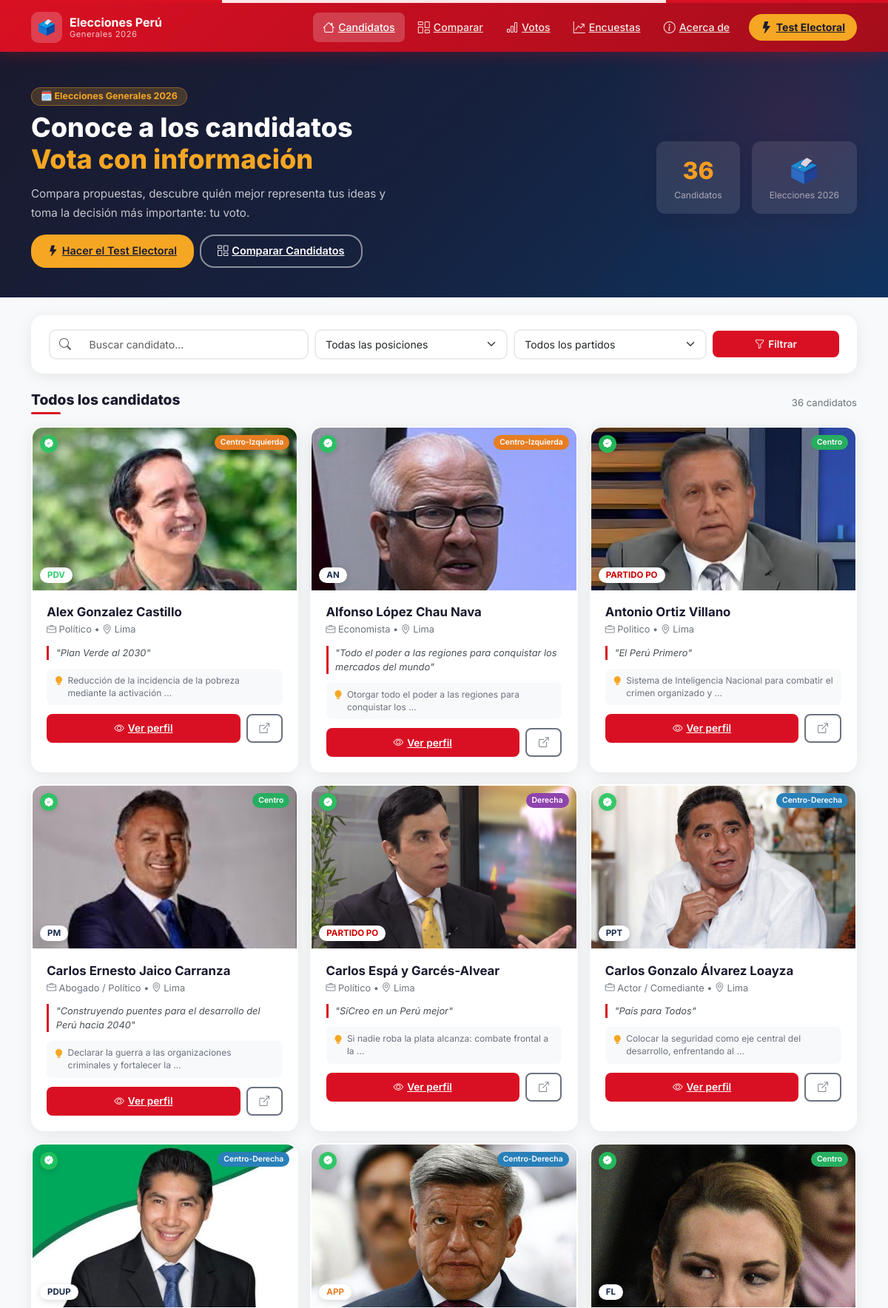
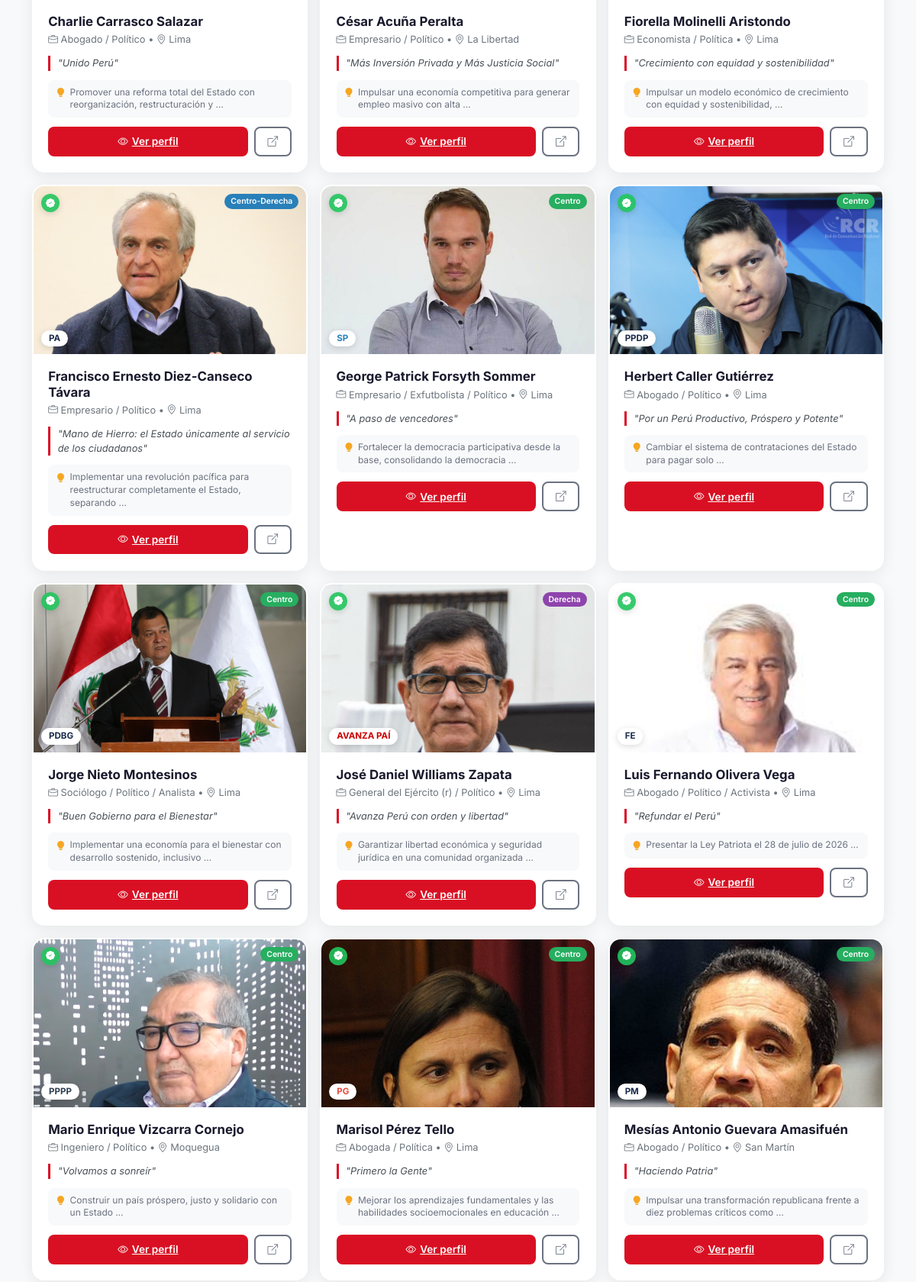
The page / (upper part) on the database its author committed (2 pictures, top to bottom).
### candidatos/models.py (models this page shows, shortened)
class Candidato(models.Model):
    POSICION_CHOICES = [
        ('izquierda', 'Izquierda'),
        ('centro_izquierda', 'Centro-Izquierda'),
        ('centro', 'Centro'),
        ('centro_derecha', 'Centro-Derecha'),
        ('derecha', 'Derecha'),
    ]
    nombre = models.CharField(max_length=200)
    slug = models.SlugField(max_length=200, unique=True, blank=True)
    partido = models.ForeignKey(Partido, on_delete=models.CASCADE, related_name='candidatos')
    foto = models.ImageField(upload_to='candidatos/', blank=True, null=True)
    foto_url = models.URLField(blank=True, help_text='URL de foto si no hay archivo subido')
    edad = models.IntegerField()
    region = models.CharField(max_length=100)
    profesion = models.CharField(max_length=200)
    posicion_politica = models.CharField(max_length=20, choices=POSICION_CHOICES, default='centro')
    posicion_politica_detalle = models.CharField(max_length=200, blank=True, help_text='Descripción detallada de la posición política')
    biografia = models.TextField()
    experiencia = models.TextField()
    antecedentes = models.TextField(blank=True, default='', help_text='Antecedentes legales o judiciales conocidos')
    lema = models.CharField(max_length=300, blank=True)
    es_destacado = models.BooleanField(default=False)
    link_plan_gobierno = models.URLField(blank=True, help_text='Link al PDF del plan de gobierno en JNE')
    resumen_propuestas = models.TextField(blank=True, help_text='Resumen general de las propuestas')
    propuestas_destacadas = models.JSONField(default=list, blank=True, help_text='Lista de propuestas destacadas')
    posicionamiento_issues = models.JSONField(default=dict, blank=True, help_text='Posición en temas clave como Asamblea Constituyente, Privatización, etc.')
    score_economia = models.IntegerField(default=5, help_text='1=Estado, 10=Libre mercado')
    score_seguridad = models.IntegerField(default=5, help_text='1=Derechos, 10=Mano dura')
    score_medio_ambiente = models.IntegerField(default=5, help_text='1=Conservador, 10=Progresista')
    score_educacion = models.IntegerField(default=5, help_text='1=Pública, 10=Privada')
    score_salud = models.IntegerField(default=5, help_text='1=Universal, 10=Privada')
    score_corrupcion = models.IntegerField(default=5, help_text='1=Investigado/StatusQuo, 10=AnticorrupcionRadical')
    score_descentralizacion = models.IntegerField(default=5, help_text='1=Centralista, 10=Federalista/Regionalista')
    ultima_actualizacion = models.DateField(auto_now=True)
    fuente_datos = models.CharField(max_length=200, default='Plan de Gobierno JNE 2026')
    verificado = models.BooleanField(default=False)
    orden = models.IntegerField(default=0)
    class Meta:
        verbose_name = 'Candidato'
        verbose_name_plural = 'Candidatos'
        ordering = ['orden', 'nombre']
    def get_foto(self):
        if self.foto:
            return self.foto.url
        if self.foto_url:
            return self.foto_url
        return None
    def posicion_label(self):
        return dict(self.POSICION_CHOICES).get(self.posicion_politica, '')
    def posicion_color(self):
        colors = {
            'izquierda': '#e74c3c',
            'centro_izquierda': '#e67e22',
            'centro': '#27ae60',
            'centro_derecha': '#2980b9',
            'derecha': '#8e44ad',
        }
        return colors.get(self.posicion_politica, '#95a5a6')

class Partido(models.Model):
    nombre = models.CharField(max_length=200)
    siglas = models.CharField(max_length=20)
    color_primario = models.CharField(max_length=7, default='#CC0000')
    color_secundario = models.CharField(max_length=7, default='#FFFFFF')
    logo = models.ImageField(upload_to='partidos/', blank=True, null=True)
    ideologia = models.CharField(max_length=100, blank=True)
    class Meta:
        verbose_name = 'Partido'
        verbose_name_plural = 'Partidos'
        ordering = ['nombre']

### candidatos/views.py (the view)
# urls.py: path('', views.home, name='home'),
def home(request):
    candidatos = Candidato.objects.select_related('partido').all()
    partidos = Partido.objects.all()
    total_candidatos = candidatos.count()
    posicion = request.GET.get('posicion', '')
    partido_id = request.GET.get('partido', '')
    busqueda = request.GET.get('q', '')
    if posicion:
        candidatos = candidatos.filter(posicion_politica=posicion)
    if partido_id:
        candidatos = candidatos.filter(partido_id=partido_id)
    if busqueda:
        candidatos = candidatos.filter(nombre__icontains=busqueda)
    context = {
        'candidatos': candidatos,
        'partidos': partidos,
        'total_candidatos': total_candidatos,
        'posicion_choices': Candidato.POSICION_CHOICES,
        'filtro_posicion': posicion,
        'filtro_partido': partido_id,
        'busqueda': busqueda,
    }
    return render(request, 'candidatos/home.html', context)

### candidatos/templates/candidatos/home.html (shortened to what this page needs)
{% extends 'candidatos/base.html' %}
{% load static %}
{% block content %}
<section class="hero-section">
    <div class="container">
        <div class="row align-items-center">
            <div class="col-lg-8">
                <div class="d-flex align-items-center gap-2 mb-2">
                    <span
                        style="background:rgba(245,166,35,0.2);color:var(--gold);border:1px solid rgba(245,166,35,0.4);border-radius:20px;padding:2px 12px;font-size:0.78rem;font-weight:700">
                        🗓️ Elecciones Generales 2026
                    </span>
                </div>
                <h1 style="font-size:clamp(1.6rem,3vw,2.5rem);font-weight:800;line-height:1.2;margin-bottom:0.75rem">
                    Conoce a los candidatos<br>
                    <span style="color:var(--gold)">Vota con información</span>
                </h1>
                <p style="color:rgba(255,255,255,0.75);font-size:0.95rem;max-width:480px;line-height:1.7">
                    Compara propuestas, descubre quién mejor representa tus ideas y toma la decisión más importante: tu
                    voto.
                </p>
                <div class="d-flex flex-wrap gap-2 mt-3">
                    <a href="{% url 'candidatos:quiz' %}" class="btn-peru"
                        style="border-radius:20px;padding:0.6rem 1.4rem;font-size:0.9rem;background:var(--gold);color:var(--dark)">
                        <i class="bi bi-lightning-fill"></i> Hacer el Test Electoral
                    </a>
                    <a href="{% url 'candidatos:comparar' %}" class="btn-outline-peru"
                        style="border-color:rgba(255,255,255,0.5);color:white;border-radius:20px;padding:0.6rem 1.4rem;font-size:0.9rem">
                        <i class="bi bi-columns-gap"></i> Comparar Candidatos
                    </a>
                </div>
            </div>
            <div class="col-lg-4 d-none d-lg-block text-end">
                <div class="d-flex justify-content-end gap-3">
                    <div class="stat-card"
                        style="background:rgba(255,255,255,0.1);border-radius:12px;padding:1rem 1.5rem;text-align:center">
                        <div style="font-size:2rem;font-weight:800;color:var(--gold)">{{ total_candidatos }}</div>
                        <div style="font-size:0.75rem;color:rgba(255,255,255,0.6)">Candidatos</div>
                    </div>
                    <div class="stat-card"
                        style="background:rgba(255,255,255,0.1);border-radius:12px;padding:1rem 1.5rem;text-align:center">
                        <div style="font-size:2rem;font-weight:800;color:var(--gold)">🗳️</div>
                        <div style="font-size:0.75rem;color:rgba(255,255,255,0.6)">Elecciones 2026</div>
                    </div>
                </div>
            </div>
        </div>
    </div>
</section>
<div class="container py-4">
    <div class="filter-bar">
        <form method="get" class="row g-2 align-items-center" id="filter-form">
            <div class="col-12 col-md-4">
                <div class="input-group">
                    <span class="input-group-text"
                        style="border:2px solid var(--border-color);border-right:none;border-radius:10px 0 0 10px;background:white">
                        <i class="bi bi-search text-muted"></i>
                    </span>
                    <input type="text" name="q" id="search-input" value="{{ busqueda }}" class="form-control"
                        placeholder="Buscar candidato..." style="border-left:none;border-radius:0 10px 10px 0"
                        autocomplete="off">
                </div>
            </div>
            <div class="col-6 col-md-3">
                <select name="posicion" id="posicion-filter" class="form-select">
                    <option value="">Todas las posiciones</option>
                </select>
            </div>
            <div class="col-6 col-md-3">
                <select name="partido" id="partido-filter" class="form-select">
                    <option value="">Todos los partidos</option>
                </select>
            </div>
            <div class="col-12 col-md-2 d-flex gap-2">
                <button type="submit" class="btn-peru w-100" style="justify-content:center">
                    <i class="bi bi-funnel"></i> Filtrar
                </button>
            </div>
        </form>
    </div>
    {% if candidatos %}
    <div class="d-flex align-items-center justify-content-between mb-3">
        <h2 class="section-title" style="font-size:1.2rem;margin:0">
            {% if busqueda or filtro_posicion or filtro_partido %}
            Resultados de búsqueda
            {% else %}
            Todos los candidatos
            {% endif %}
        </h2>
        <span style="font-size:0.82rem;color:var(--text-muted-custom)">
            {{ candidatos|length }} candidato{% if candidatos|length != 1 %}s{% endif %}
        </span>
    </div>
    <div class="row g-3" id="candidatos-grid">
        {% for candidato in candidatos %}
        <div class="col-12 col-sm-6 col-lg-4 animate-in candidato-item" data-nombre="{{ candidato.nombre|lower }}"
            data-posicion="{{ candidato.posicion_politica }}" data-partido="{{ candidato.partido.id }}"
            style="--delay: {{ forloop.counter0 }}00ms;">
            <div class="card-candidato">
                <div class="foto-wrapper">
                    {% if candidato.get_foto %}
                    <img src="{{ candidato.get_foto }}" alt="{{ candidato.nombre }}" loading="lazy">
                    {% else %}
                    <div class="foto-placeholder">
                        <i class="bi bi-person-circle"></i>
                    </div>
                    {% endif %}
                    <span class="posicion-badge" style="--pos-color: {{ candidato.posicion_color }};">
                        {% if candidato.posicion_label %}
                        {{ candidato.posicion_label }}
                        {% else %}
                        {{ candidato.posicion_politica|default:"(no informado)" }}
                        {% endif %}
                    </span>
                    <span class="partido-badge" style="--partido-color: {{ candidato.partido.color_primario }};">
                        {{ candidato.partido.siglas }}
                    </span>
                    {% if candidato.verificado %}
                    <span class="verificado-badge">
                        <i class="bi bi-patch-check-fill"></i>
                    </span>
                    {% endif %}
                </div>
                <div class="card-body-custom">
                    <h3 class="candidato-nombre">{{ candidato.nombre }}</h3>
                    <div class="candidato-info">
                        <i class="bi bi-briefcase"></i> {{ candidato.profesion }} &bull;
                        <i class="bi bi-geo-alt"></i> {{ candidato.region }}
                    </div>
                    {% if candidato.lema %}
                    <p class="candidato-lema">"{{ candidato.lema }}"</p>
                    {% elif candidato.resumen_propuestas %}
                    <p class="candidato-lema" style="font-style:normal;border-color:#e9ecef">{{
                        candidato.resumen_propuestas|truncatewords:15 }}</p>
                    {% endif %}
                    {% if candidato.propuestas_destacadas %}
                    <div class="propuesta-preview">
                        <i class="bi bi-lightbulb-fill"></i>
                        <span>{{ candidato.propuestas_destacadas.0|truncatewords:10 }}</span>
                    </div>
                    {% endif %}
                    <div class="d-flex gap-2">
                        <a href="{% url 'candidatos:candidato_detail' candidato.slug %}" class="btn-peru flex-fill"
                            style="justify-content:center">
                            <i class="bi bi-eye"></i> Ver perfil
                        </a>
                        {% if candidato.link_plan_gobierno %}
                        <a href="{{ candidato.link_plan_gobierno }}" target="_blank" rel="noopener"
                            class="btn-outline-peru" title="Ver Plan en JNE" style="border-color:#6b7280;color:#6b7280">
                            <i class="bi bi-box-arrow-up-right"></i>
                        </a>
                        {% endif %}
                    </div>
                </div>
            </div>
        </div>
        {% endfor %}
    </div>
    {% endif %}
</div>
{% endblock %}

### rows shown on the page
Candidato: get_foto (picture), posicion_label "Centro-Izquierda", partido.siglas "PDV", verificado True (drawn), nombre "Alex Gonzalez Castillo", profesion "Político", region "Lima", lema "Plan Verde al 2030", propuestas_destacadas.0 "Reducción de la incidencia de la pobreza mediante la activación …"
Candidato: get_foto (picture), posicion_label "Centro-Izquierda", partido.siglas "AN", verificado True (drawn), nombre "Alfonso López Chau Nava", profesion "Economista", region "Lima", lema "Todo el poder a las regiones para conquistar los mercados del mundo", propuestas_destacadas.0 "Otorgar todo el poder a las regiones para conquistar los …"
Candidato: get_foto (picture), posicion_label "Centro", partido.siglas "PARTIDO PO", verificado True (drawn), nombre "Antonio Ortiz Villano", profesion "Politico", region "Lima", lema "El Perú Primero", propuestas_destacadas.0 "Sistema de Inteligencia Nacional para combatir el crimen organizado y …"
Candidato: get_foto (picture), posicion_label "Centro", partido.siglas "PM", verificado True (drawn), nombre "Carlos Ernesto Jaico Carranza", profesion "Abogado / Político", region "Lima", lema "Construyendo puentes para el desarrollo del Perú hacia 2040", propuestas_destacadas.0 "Declarar la guerra a las organizaciones criminales y fortalecer la …"
Candidato: get_foto (picture), posicion_label "Derecha", partido.siglas "PARTIDO PO", verificado True (drawn), nombre "Carlos Espá y Garcés-Alvear", profesion "Político", region "Lima", lema "SíCreo en un Perú mejor", propuestas_destacadas.0 "Si nadie roba la plata alcanza: combate frontal a la …"
Candidato: get_foto (picture), posicion_label "Centro-Derecha", partido.siglas "PPT", verificado True (drawn), nombre "Carlos Gonzalo Álvarez Loayza", profesion "Actor / Comediante", region "Lima", lema "País para Todos", propuestas_destacadas.0 "Colocar la seguridad como eje central del desarrollo, enfrentando al …"
Candidato: get_foto (picture), posicion_label "Centro-Derecha", partido.siglas "PDUP", verificado True (drawn), nombre "Charlie Carrasco Salazar", profesion "Abogado / Político", region "Lima", lema "Unido Perú", propuestas_destacadas.0 "Promover una reforma total del Estado con reorganización, restructuración y …"
Candidato: get_foto (picture), posicion_label "Centro-Derecha", partido.siglas "APP", verificado True (drawn), nombre "César Acuña Peralta", profesion "Empresario / Político", region "La Libertad", lema "Más Inversión Privada y Más Justicia Social", propuestas_destacadas.0 "Impulsar una economía competitiva para generar empleo masivo con alta …"
Candidato: get_foto (picture), posicion_label "Centro", partido.siglas "FL", verificado True (drawn), nombre "Fiorella Molinelli Aristondo", profesion "Economista / Política", region "Lima", lema "Crecimiento con equidad y sostenibilidad", propuestas_destacadas.0 "Impulsar un modelo económico de crecimiento con equidad y sostenibilidad, …"
Candidato: get_foto (picture), posicion_label "Centro-Derecha", partido.siglas "PA", verificado True (drawn), nombre "Francisco Ernesto Diez-Canseco Távara", profesion "Empresario / Político", region "Lima", lema "Mano de Hierro: el Estado únicamente al servicio de los ciudadanos", propuestas_destacadas.0 "Implementar una revolución pacífica para reestructurar completamente el Estado, separando …"
Candidato: get_foto (picture), posicion_label "Centro", partido.siglas "SP", verificado True (drawn), nombre "George Patrick Forsyth Sommer", profesion "Empresario / Exfutbolista / Político", region "Lima", lema "A paso de vencedores", propuestas_destacadas.0 "Fortalecer la democracia participativa desde la base, consolidando la democracia …"
Candidato: get_foto (picture), posicion_label "Centro", partido.siglas "PPDP", verificado True (drawn), nombre "Herbert Caller Gutiérrez", profesion "Abogado / Político", region "Lima", lema "Por un Perú Productivo, Próspero y Potente", propuestas_destacadas.0 "Cambiar el sistema de contrataciones del Estado para pagar solo …"
Candidato: get_foto (picture), posicion_label "Centro", partido.siglas "PDBG", verificado True (drawn), nombre "Jorge Nieto Montesinos", profesion "Sociólogo / Político / Analista", region "Lima", lema "Buen Gobierno para el Bienestar", propuestas_destacadas.0 "Implementar una economía para el bienestar con desarrollo sostenido, inclusivo …"
Candidato: get_foto (picture), posicion_label "Derecha", partido.siglas "AVANZA PAÍ", verificado True (drawn), nombre "José Daniel Williams Zapata", profesion "General del Ejército (r) / Político", region "Lima", lema "Avanza Perú con orden y libertad", propuestas_destacadas.0 "Garantizar libertad económica y seguridad jurídica en una comunidad organizada …"
Candidato: get_foto (picture), posicion_label "Centro", partido.siglas "FE", verificado True (drawn), nombre "Luis Fernando Olivera Vega", profesion "Abogado / Político / Activista", region "Lima", lema "Refundar el Perú", propuestas_destacadas.0 "Presentar la Ley Patriota el 28 de julio de 2026 …"
Candidato: get_foto (picture), posicion_label "Centro", partido.siglas "PPPP", verificado True (drawn), nombre "Mario Enrique Vizcarra Cornejo", profesion "Ingeniero / Político", region "Moquegua", lema "Volvamos a sonreír", propuestas_destacadas.0 "Construir un país próspero, justo y solidario con un Estado …"
Candidato: get_foto (picture), posicion_label "Centro", partido.siglas "PG", verificado True (drawn), nombre "Marisol Pérez Tello", profesion "Abogada / Política", region "Lima", lema "Primero la Gente", propuestas_destacadas.0 "Mejorar los aprendizajes fundamentales y las habilidades socioemocionales en educación …"
Candidato: get_foto (picture), posicion_label "Centro", partido.siglas "PM", verificado True (drawn), nombre "Mesías Antonio Guevara Amasifuén", profesion "Abogado / Político", region "San Martín", lema "Haciendo Patria", propuestas_destacadas.0 "Impulsar una transformación republicana frente a diez problemas críticos como …"

### other values the page prints
{{ total_candidatos }} "36"
{{ candidatos|length }} "36"
